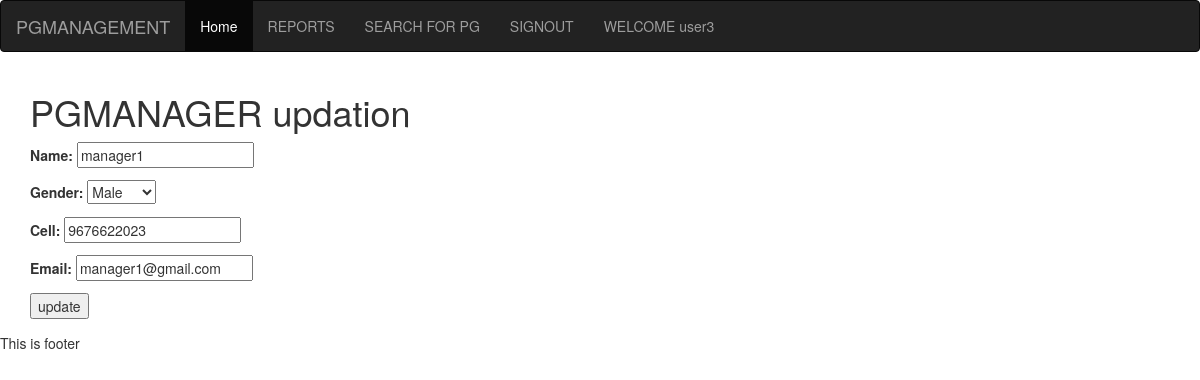
Page /pgmanager_update/1 (signed in) on the committed database.
### pgmanager/models.py (models this page shows, shortened)
class UserProfile(AbstractUser):
	roles=[('s',"Student"),("p","PGManager")]
	cell = models.CharField(max_length=10)
	role=models.CharField(choices=roles,default="s", max_length=1)

class AbstractPGManager(models.Model):
	name=models.CharField(max_length=60,
		validators=[namevalidation])
	status = models.BooleanField(default=True)
	class Meta:
		abstract=True

class PGManager(AbstractPGManager):
	gender_choices = [('M',"Male"),
						("F","Female")]
	gender=models.CharField(choices=gender_choices,
		max_length=2)
	cell = models.CharField(max_length=14,
		validators=[cellvalidation], unique=True)
	email = models.EmailField(unique=True)

### pgmanager/views.py (the view, shortened to what this page needs)
# urls.py: url(r'^pgmanager_update/([0-9]+)', pgm_update_view),
@login_required
def pgm_update_view(request, pk):
	message=""
	pgm_instance=PGManager.objects.get(id=pk)
	pgm_instance=PGManager.objects.get(id=pk)
	form = PGManagerForm(instance=pgm_instance)
	return render(request, "pgmanager/pgm_update_form.html",
		{"message":message, "form":form})

### pgmanager/forms.py
class PGManagerForm(forms.ModelForm):
	class Meta:
		model=PGManager
		fields=("name","gender","cell","email") #"__all__"

### pgmanager/templates/pgmanager/pgm_update_form.html (shortened to what this page needs)
{% extends 'pgmanager/base.html'%}
{% block content%}
	<h1>PGMANAGER updation</h1>
	<form method="post">
		{{ form.as_p }}
		<input type="submit" name="" value="update">
	</form>
{% endblock %}

### pgmanager/templates/pgmanager/base.html (shortened to what this page needs)
<html lang="en">
<head>
  <link rel="stylesheet" href="https://maxcdn.bootstrapcdn.com/bootstrap/3.3.7/css/bootstrap.min.css">
</head>
<body>
	{% block header%}
	<nav class="navbar navbar-inverse">
	  <div class="container-fluid">
	    <div class="navbar-header">
	      <a class="navbar-brand" href="#">PGMANAGEMENT</a>
	    </div>
	    <ul class="nav navbar-nav">
	      <li class="active"><a href="/home/">Home</a></li>
	      <li><a href="#">REPORTS</a></li>
	      <li><a href="#">SEARCH FOR PG</a></li>
	      {% if 'username' in request.session %}
	      	<li><a href="/signout/">SIGNOUT</a></li>
	      	<li> <a href="">WELCOME {{ request.session.username }}</a></li>
	      {% else %}
	      	<li><a href="/register/">REGISTER</a></li>
			<li><a href="/login/">LOGIN</a></li>
	      {% endif %}
	    </ul>
	  </div>
	</nav>
	{% endblock %}
	<div class="container">
	{% block content %}{% endblock %}
	</div>
	{% block footer%}
	<div class="footer">
		<p>This is footer</p>
	</div>
	{% endblock %}
</body>
</html>

### rows in the picture
UserProfile: session.username "user3"
PGManager: name "manager1", gender "Male", cell "9676622023", email "manager1@gmail.com"
